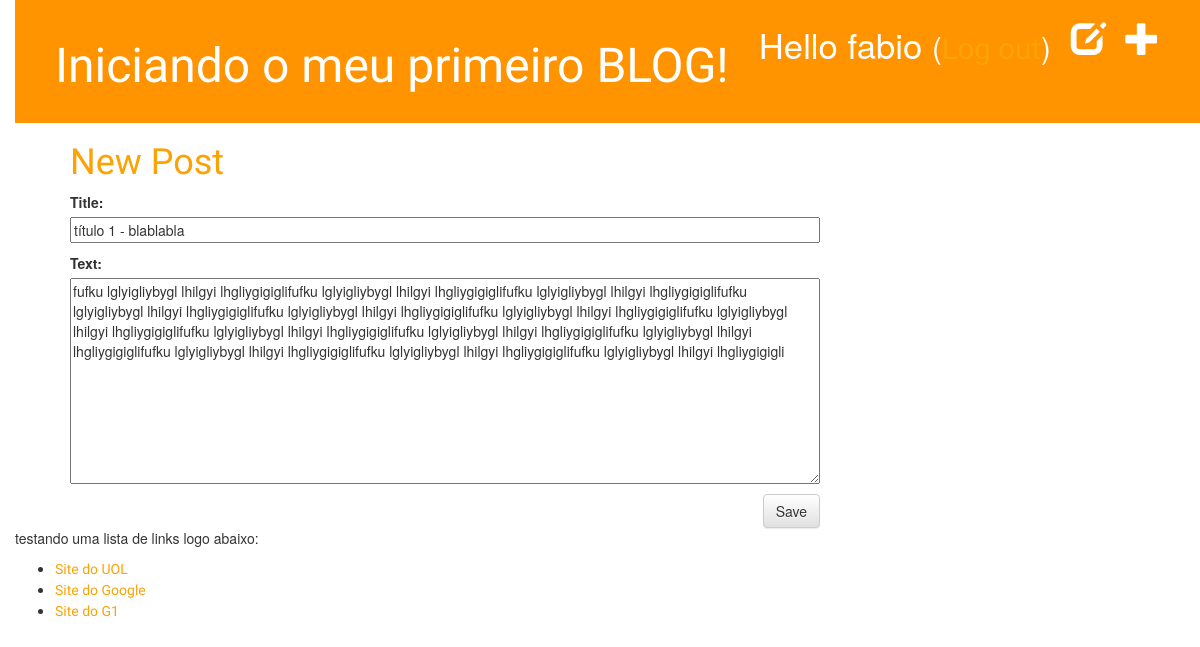
Before: /ˆpost/1/edit/ (signed in) with the older database file.
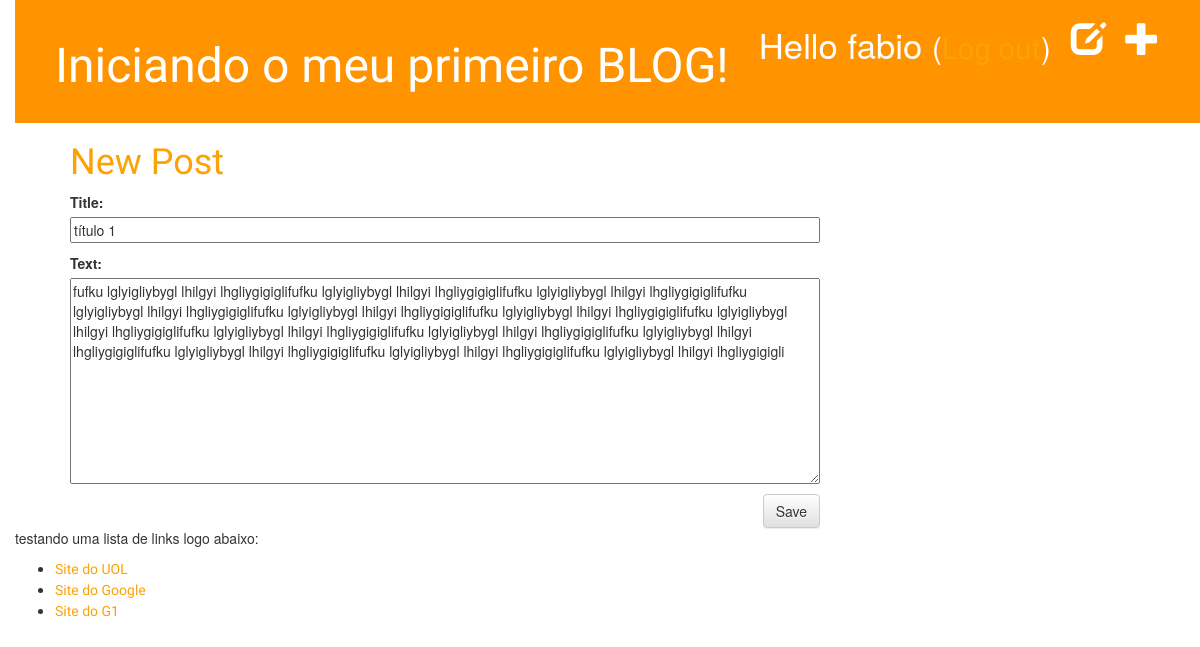
After: the same page with the newer database file.
### blog/models.py (models this page shows, shortened)
class Post(models.Model):
    author = models.ForeignKey('auth.User', on_delete = models.CASCADE)
    title = models.CharField(max_length=200)
    text = models.TextField()
    created_date = models.DateTimeField(default=timezone.now)
    published_date = models.DateTimeField(blank=True, null=True)

### blog/forms.py
class PostForm(forms.ModelForm):
     class Meta:
         model = Post
         fields = ('title', 'text')

### blog/views.py (called while the page is built)
@login_required
def post_edit(request,pk):
    post = get_object_or_404(Post, pk=pk)
    if request.method == 'POST':
        form = PostForm(request.POST, instance=post)
        if form.is_valid():
            post = form.save(commit=False)
            post.author = request.user
            post.save()
            return redirect('post_detail', pk=post.pk)
    else:
        form = PostForm(instance=post)
    return render(request, 'blog/post_edit.html', {'form': form})

### blog/templates/blog/post_edit.html
{% extends 'blog/base.html'%}
{% block content %}
  <h1>New Post</h1>
  <form method="Post" class="post-form">{% csrf_token %}
    {{ form.as_p}}
    <button type="submit" class="save btn btn-default">Save</button>
  </form>
{% endblock %}

Changed rows visible on the page:
changed Post: title "título 1 - blablabla" → "título 1"
